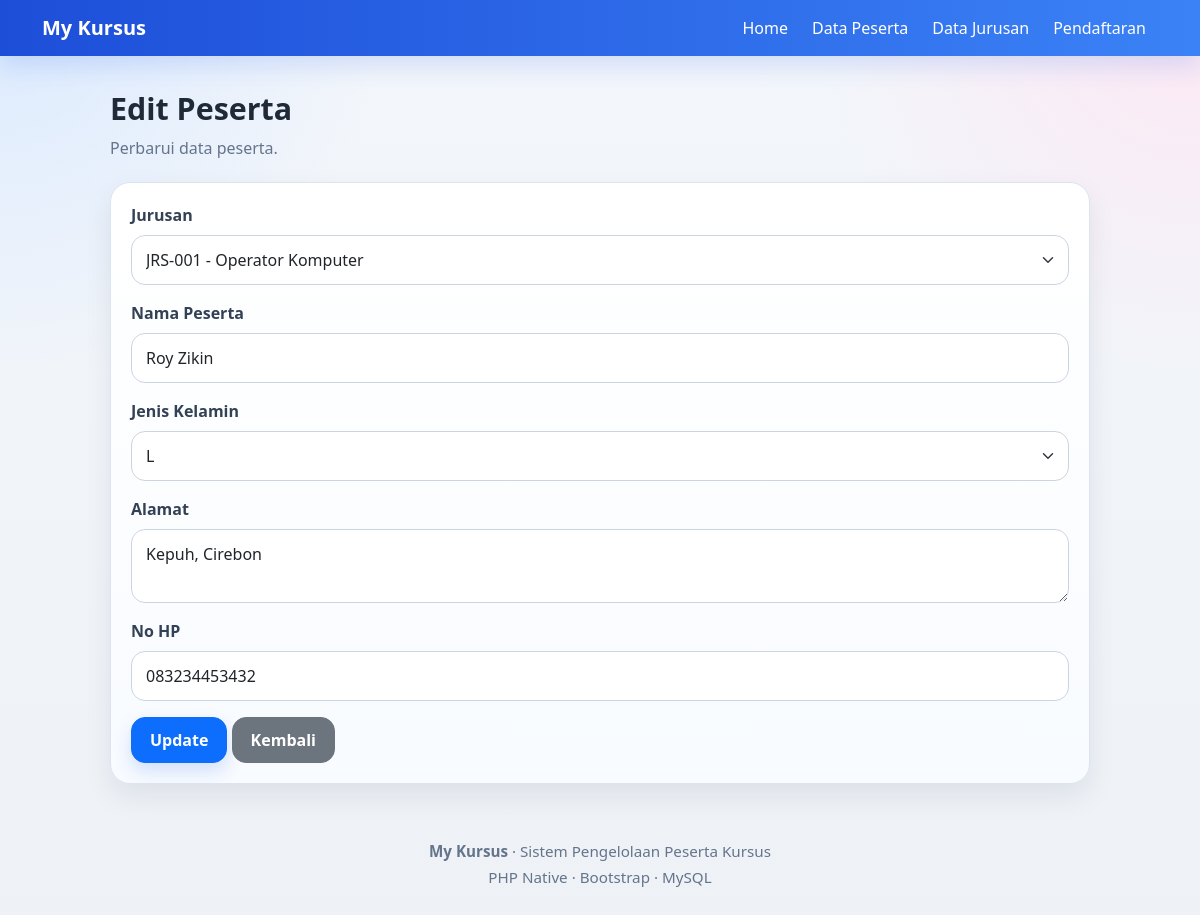
Page /public/peserta/edit/1 on the committed database.
### tables this page shows
CREATE TABLE `peserta` (
  `id_peserta` int NOT NULL,
  `kd_jurusan` varchar(10) DEFAULT NULL,
  `nm_peserta` varchar(100) NOT NULL,
  `jekel` enum('L','P') NOT NULL,
  `alamat` text NOT NULL,
  `no_hp` varchar(20) NOT NULL
);

CREATE TABLE `jurusan` (
  `kd_jurusan` varchar(10) NOT NULL,
  `nm_jurusan` varchar(100) NOT NULL,
  `durasi` varchar(50) NOT NULL,
  `biaya` int NOT NULL
);

### app/core/Controller.php (called while the page is built, shortened)
<?php
class Controller
{
    public function model($model)
    {
        return new $model;
    }
    public function view($view, $data = [])
    {
        require_once '../app/views/' . $view . '.php';
    }
}

### app/controllers/Peserta.php (called while the page is built, shortened)
<?php
class Peserta extends Controller
{
    public function edit($id)
    {
        $peserta = $this->model('PesertaModel')->getById($id);
        $data['title'] = 'Edit Peserta';
        $data['peserta'] = $peserta;
        $data['errors'] = [];
        $data['jurusan'] = $this->model('JurusanModel')->getAll();
        $this->view('peserta/edit', $data);
    }
}

### app/core/App.php (called while the page is built, shortened)
<?php
class App
{
    protected $method = 'index';
    public function __construct()
    {
        $url = $this->parseURL();
        if (!empty($url) && file_exists('../app/controllers/' . $url[0] . '.php')) {
            unset($url[0]);
        }
        $this->controller = new $this->controller;
        if (isset($url[1]) && method_exists($this->controller, $url[1])) {
            $this->method = $url[1];
            unset($url[1]);
        }
        $this->params = array_values($url ?? []);
        call_user_func_array([$this->controller, $this->method], $this->params);
    }
    public function parseURL()
    {
        if (isset($_GET['url'])) {
            $url = rtrim($_GET['url'], '/');
            $url = filter_var($url, FILTER_SANITIZE_URL);
            return explode('/', $url);
        }
        return [];
    }
}

### public/index.php (called while the page is built, shortened)
<?php
$app = new App;

### app/core/Database.php (called while the page is built, shortened)
<?php
class Database
{
    private $host = DB_HOST;
    private $dbname = DB_NAME;
    private $user = DB_USER;
    private $pass = DB_PASS;
    private $dbh;
    private $stmt;
    public function __construct()
    {
        $dsn = "mysql:host={$this->host};dbname={$this->dbname};charset=utf8mb4";
        try {
            $this->dbh = new PDO($dsn, $this->user, $this->pass);
            $this->dbh->setAttribute(PDO::ATTR_ERRMODE, PDO::ERRMODE_EXCEPTION);
        } catch (PDOException $e) {
            die('Koneksi database gagal: ' . $e->getMessage());
        }
    }
    public function query($query)
    {
        $this->stmt = $this->dbh->prepare($query);
    }
    public function bind($param, $value, $type = null)
    {
        if (is_null($type)) {
            switch (true) {
                default:
                    $type = PDO::PARAM_STR;
            }
        }
        $this->stmt->bindValue($param, $value, $type);
    }
    public function execute()
    {
        return $this->stmt->execute();
    }
    public function resultSet()
    {
        $this->execute();
        return $this->stmt->fetchAll(PDO::FETCH_ASSOC);
    }
    public function single()
    {
        $this->execute();
        return $this->stmt->fetch(PDO::FETCH_ASSOC);
    }
}

### app/models/PesertaModel.php (called while the page is built, shortened)
<?php
class PesertaModel
{
    private $table = 'peserta';
    private $db;
    public function __construct()
    {
        $this->db = new Database;
    }
    public function getById($id)
    {
        $this->db->query("SELECT p.*, j.nm_jurusan
                          FROM {$this->table} p
                          LEFT JOIN jurusan j ON p.kd_jurusan = j.kd_jurusan
                          WHERE p.id_peserta = :id");
        $this->db->bind(':id', $id);
        return $this->db->single();
    }
}

### app/models/JurusanModel.php (called while the page is built, shortened)
<?php
class JurusanModel
{
    private $table = 'jurusan';
    private $db;
    public function __construct()
    {
        $this->db = new Database;
    }
    public function getAll()
    {
        $this->db->query("SELECT * FROM {$this->table} ORDER BY kd_jurusan ASC");
        return $this->db->resultSet();
    }
}

### app/views/peserta/edit.php (the view, shortened to what this page needs)
<div class="form-page">
    <div class="page-heading">
        <div class="page-title">Edit Peserta</div>
        <p class="page-subtitle">Perbarui data peserta.</p>
    </div>
    <div class="soft-card">
        <div class="card-body">
            <form action="<?= BASEURL; ?>/peserta/update/<?= $data['peserta']['id_peserta']; ?>" method="POST">
                <div class="mb-3">
                    <label class="form-label">Jurusan</label>
                    <select name="kd_jurusan" class="form-select">
                        <?php foreach (($data['jurusan'] ?? []) as $j) : ?>
                            <option value="<?= htmlspecialchars($j['kd_jurusan']); ?>" <?= (($data['peserta']['kd_jurusan'] ?? '') === $j['kd_jurusan']) ? 'selected' : ''; ?>>
                                <?= htmlspecialchars($j['kd_jurusan']); ?> - <?= htmlspecialchars($j['nm_jurusan']); ?>
                            </option>
                        <?php endforeach; ?>
                    </select>
                </div>
                <div class="mb-3">
                    <label class="form-label">Nama Peserta</label>
                    <input type="text" name="nm_peserta" class="form-control" value="<?= htmlspecialchars($data['peserta']['nm_peserta'] ?? ''); ?>">
                </div>
                <div class="mb-3">
                    <label class="form-label">Jenis Kelamin</label>
                    <select name="jekel" class="form-select">
                        <option value="L" <?= (($data['peserta']['jekel'] ?? '') === 'L') ? 'selected' : ''; ?>>L</option>
                    </select>
                </div>
                <div class="mb-3">
                    <label class="form-label">Alamat</label>
                    <textarea name="alamat" class="form-control"><?= htmlspecialchars($data['peserta']['alamat'] ?? ''); ?></textarea>
                </div>
                <div class="mb-3">
                    <label class="form-label">No HP</label>
                    <input type="text" name="no_hp" class="form-control" value="<?= htmlspecialchars($data['peserta']['no_hp'] ?? ''); ?>">
                </div>
                <button class="btn btn-primary">Update</button>
                <a href="<?= BASEURL; ?>/peserta" class="btn btn-secondary">Kembali</a>
            </form>
        </div>
    </div>
</div>

### public/css/style.css (style rules this page uses)
:root { --bg: #eef3f9; --bg-soft: #f8fbff; --card: #ffffff; --text: #1f2937; --muted: #64748b; --border: #dbe4f0; --primary: #2563eb; --primary-soft: #dbeafe; --success: #16a34a; --success-soft: #dcfce7; --warning: #d97706; --warning-soft: #ffedd5; --danger: #dc2626; --danger-soft: #fee2e2; --shadow: 0 12px 28px rgba(15, 23, 42, 0.08); }
body { background: radial-gradient(circle at top left, #dbeafe 0%, transparent 25%), radial-gradient(circle at top right, #fce7f3 0%, transparent 25%), linear-gradient(180deg, #f3f6fb 0%, #eef2f7 100%); font-family: "Segoe UI", Tahoma, Geneva, Verdana, sans-serif; color: var(--text); padding-top: 86px; }
.page-heading { margin-bottom: 22px; }
.page-title { font-size: 1.9rem; font-weight: 700; margin-bottom: 4px; }
.page-subtitle { color: var(--muted); margin-bottom: 0; }
.soft-card { background: linear-gradient(180deg, #ffffff 0%, #f8fbff 100%); border: 1px solid var(--border); border-radius: 20px; box-shadow: var(--shadow); overflow: hidden; }
.soft-card .card-body { padding: 20px; }
.form-page { max-width: 980px; margin: 0 auto; }
.form-label { font-weight: 600; color: #334155; margin-bottom: 8px; }
.form-control, textarea { border-radius: 14px !important; border: 1px solid #cbd5e1 !important; padding: 12px 14px !important; background: #ffffff !important; box-shadow: none !important; }
.form-select { border-radius: 14px !important; border: 1px solid #cbd5e1 !important; padding: 12px 14px !important; padding-right: 2.25rem !important; background-color: #ffffff !important; box-shadow: none !important; }
.btn { border-radius: 14px; font-weight: 600; padding: 10px 18px; }
.btn-primary { box-shadow: 0 8px 18px rgba(37, 99, 235, 0.18); }

### rows in the picture
peserta: kd_jurusan "JRS-001 - Operator Komputer", nm_peserta "Roy Zikin", jekel "L", alamat "Kepuh, Cirebon", no_hp "083234453432"
